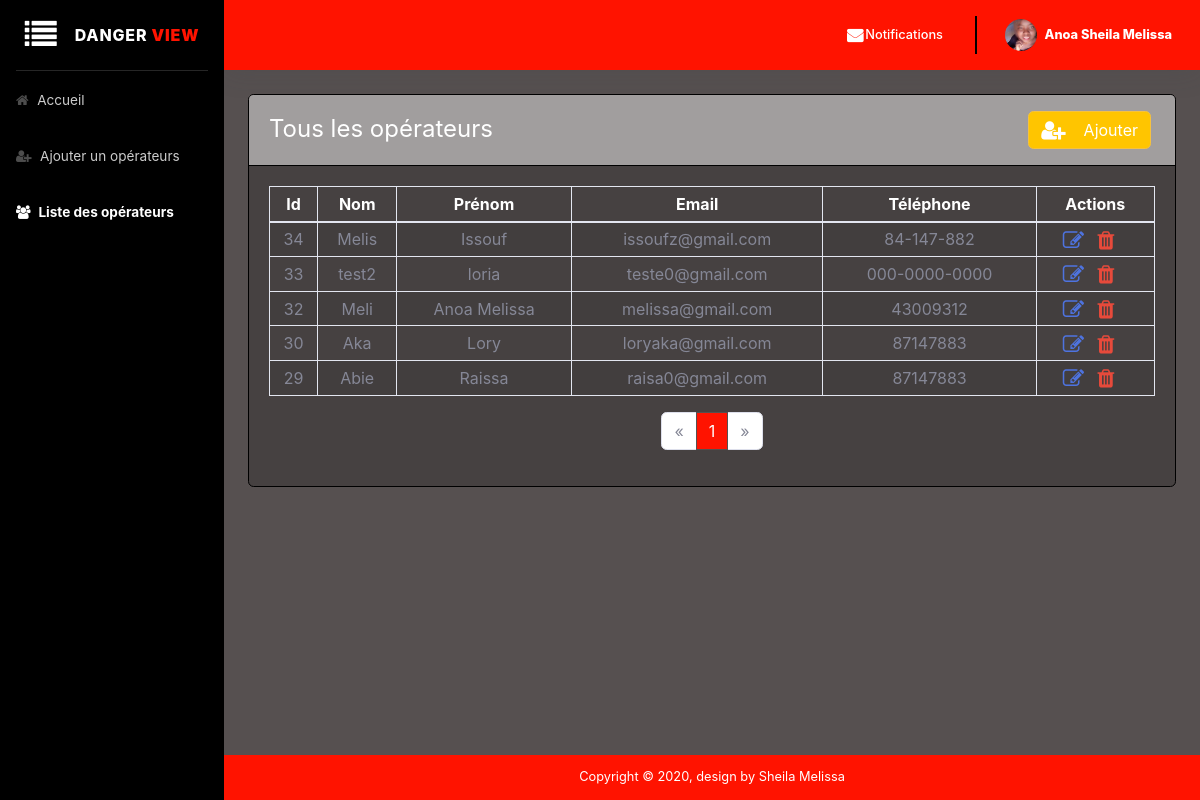
Page /admin/liste-operateur.php (signed in) on the earlier database version.
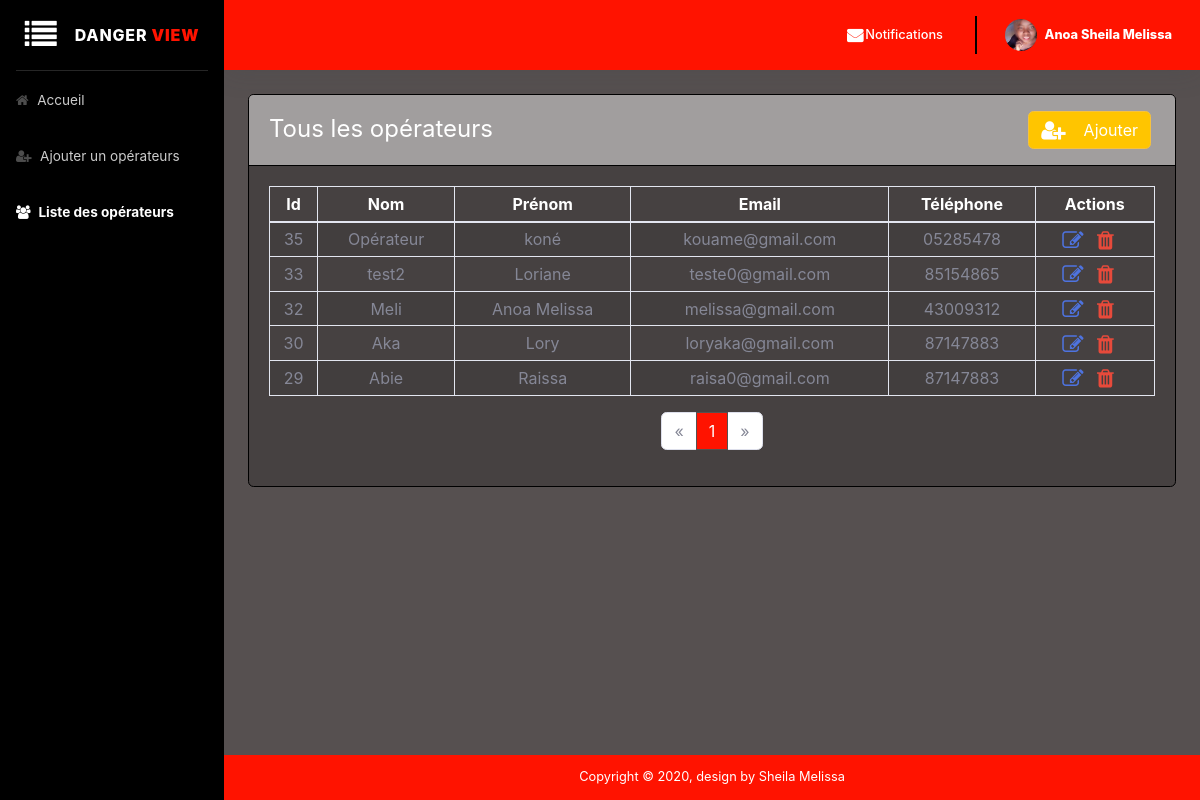
Same page on the later database version.
### tables this page shows
CREATE TABLE `utilisateurs` (
  `id` int(11) NOT NULL,
  `nom` varchar(255) NOT NULL,
  `prenom` varchar(255) NOT NULL,
  `genre` varchar(255) NOT NULL,
  `contact` varchar(255) NOT NULL,
  `adresse` varchar(255) NOT NULL,
  `email` varchar(255) NOT NULL,
  `motDePasse` varchar(255) NOT NULL,
  `dateInscription` datetime NOT NULL DEFAULT current_timestamp(),
  `idRole` int(11) NOT NULL,
  `image` varchar(150) DEFAULT NULL
);

### admin/liste-operateur.php (the view, shortened to what the changed rows need)
<!DOCTYPE html>
<html lang="fr">
<head>
    <link href="https://stackpath.bootstrapcdn.com/font-awesome/4.7.0/css/font-awesome.min.css" rel="stylesheet" type="text/css">
    <link rel="stylesheet" type="text/css" href="https://cdn.datatables.net/1.10.18/css/dataTables.bootstrap4.min.css">
    <link href="../css/bootstrap.min.css" rel="stylesheet">
</head>
<body id="page-top">
    <div id="wrapper">
        <div id="content-wrapper" class="d-flex flex-column">
            <div id="content">
                <div class="container-fluid">
                    <div class="card mb-4">
                        <?php
                            if(isset($_GET['page']) && !empty($_GET['page'])){
                                $currentPage = (int) strip_tags($_GET['page']);
                            }else{
                                $currentPage = 1;
                            }
                            require_once '../php/db.php';
                            $sql = "SELECT COUNT(*) AS nb_utilisateurs FROM utilisateurs WHERE idRole =2";
                            $query = $db->prepare($sql);
                            $query->execute();
                            $result = $query->fetch();
                            $nbDangers = (int) $result['nb_utilisateurs'];
                            $parPage = 6;
                            $pages = ceil($nbDangers / $parPage);
                            $premier = ($currentPage * $parPage) - $parPage;
                            $sql = "SELECT utilisateurs.id,utilisateurs.nom,utilisateurs.prenom,utilisateurs.contact,utilisateurs.email,utilisateurs.adresse FROM utilisateurs LEFT JOIN roles ON roles.id=utilisateurs.idRole WHERE roles.intituleRole = 'ROLE_OPERATEUR' ORDER BY dateInscription DESC LIMIT :premier, :parpage";
                            $query = $db->prepare($sql);
                            $query->bindValue(':premier', $premier, PDO::PARAM_INT);
                            $query->bindValue(':parpage', $parPage, PDO::PARAM_INT);
                            $query->execute();
                            $operateurs = $query->fetchAll(PDO::FETCH_ASSOC);
                            $o_nb = count($operateurs);
                        ?>
                            <div class="card-body">
                                <?php if($o_nb === 0): ?>
                                <center>
                                    <strong class="mt-4 mb-4">
                                        Pas d'informations disponible
                                    </strong>
                                </center>
                                <?php else: ?>
                                <div class="row">
                                    <div class="col-lg-12">
                                        <div class="table-responsive">
                                            <table id="user_data" class="table table-striped table-sm table-bordered" style="color: #fff;">
                                                <thead>
                                                    <tr class="text-center">
                                                        <th>Id</th>
                                                        <th>Nom</th>
                                                        <th>Prénom</th>
                                                        <th>Email</th>
                                                        <th>Téléphone</th>
                                                        <th>Actions</th>
                                                    </tr>
                                                </thead>
                                                <tbody>
                                                    <tbody class="text-center text-secondary">
                                                        <?php  foreach($operateurs as $operateur): ?>
                                                        <tr>
                                                            <td>
                                                                <?= $operateur['id']; ?>
                                                            </td>
                                                            <td>
                                                                <?= $operateur["nom"]; ?>
                                                            </td>
                                                            <td>
                                                                <?=  $operateur["prenom"]; ?>
                                                            </td>
                                                            <td>
                                                                <?=  $operateur["email"]; ?>
                                                            </td>
                                                            <td>
                                                                <?=  $operateur["contact"]; ?>
                                                            </td>
                                                            <td>
                                                                <a href="mettre-operateur-jour.php?id=<?php echo htmlentities($operateur["id"]); ?>" type="button" class="text-primary">
                                                                    <i class="fa fa-edit fa-lg"></i>
                                                                </a>&nbsp;&nbsp;
                                                                <a class="delete text-danger" id='del_<?= $operateur["id"] ?>' data-id='<?= $operateur["id"] ?>'>
                                                                    <i class="fa fa-trash fa-lg"></i>
                                                                </a>&nbsp;&nbsp;
                                                            </td>
                                                        </tr>
                                                        <?php endforeach; ?>
                                                    </tbody>
                                            </table>
                                            <?php
                                                if($afficherPagination = TRUE):
                                            ?>
                                            <nav aria-label="pagination" >
                                                <ul class="pagination justify-content-center">
                                                    <?php for($page = 1; $page <= $pages; $page++): ?>
                                                        <li class="page-item <?= ($currentPage == $page) ? "active text-danger" : "" ?>">
                                                            <a class="page-link" href="?page=<?= $page ?>">
                                                                <?= $page ?>
                                                            </a>
                                                        </li>
                                                    <?php endfor; ?>
                                                </ul>
                                            </nav>
                                            <?php endif ?>
                                        </div>
                                    </div>
                                </div>
                                <?php endif ?>
                            </div>
                    </div>
                </div>
            </div>
        </div>
    </div>
</body>
</html>

Differences in the rows shown:
removed utilisateurs: id "34", nom "Melis", prenom "Issouf", email "issoufz@gmail.com", contact "84-147-882"
added utilisateurs: id "35", nom "Opérateur", prenom "koné", email "kouame@gmail.com", contact "05285478"
changed utilisateurs "test2": prenom "loria" → "Loriane"; contact "000-0000-0000" → "85154865"
